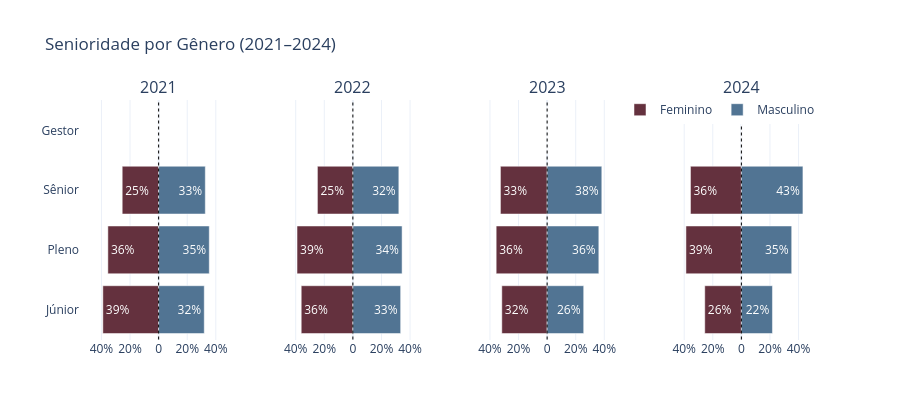

Source (notebook cell):
### Markdown cell above
### 2.2 — Senioridade por gênero

### Code cell
fig = subplots_piramide(
    df, 'nivel', NIVEL_SENIORIDADE_EDA,
    'Senioridade por Gênero (2021–2024)',
)
fig.show()

### Figure 1 — Plotly figure (JSON) as saved in the notebook; plotly's stock layout.template omitted (floating-point values rounded to 4 significant figures)
{"data": [{"legendgroup": "Feminino", "marker": {"color": "#64313E"}, "name": "Feminino", "orientation": "h", "showlegend": true, "text": ["39%", "36%", "25%", "0%"], "textposition": "auto", "type": "bar", "x": [-39.02, -35.5, -25.47, 0], "xaxis": "x", "y": ["Júnior", "Pleno", "Sênior", "Gestor"], "yaxis": "y"}, {"legendgroup": "Masculino", "marker": {"color": "#517493"}, "name": "Masculino", "orientation": "h", "showlegend": true, "text": ["32%", "35%", "33%", "0%"], "textposition": "auto", "type": "bar", "x": [31.91, 35.43, 32.66, 0], "xaxis": "x", "y": ["Júnior", "Pleno", "Sênior", "Gestor"], "yaxis": "y"}, {"legendgroup": "Feminino", "marker": {"color": "#64313E"}, "name": "Feminino", "orientation": "h", "showlegend": false, "text": ["36%", "39%", "25%", "0%"], "textposition": "auto", "type": "bar", "x": [-36.13, -39.07, -24.8, 0], "xaxis": "x2", "y": ["Júnior", "Pleno", "Sênior", "Gestor"], "yaxis": "y2"}, {"legendgroup": "Masculino", "marker": {"color": "#517493"}, "name": "Masculino", "orientation": "h", "showlegend": false, "text": ["33%", "34%", "32%", "0%"], "textposition": "auto", "type": "bar", "x": [33.42, 34.42, 32.15, 0], "xaxis": "x2", "y": ["Júnior", "Pleno", "Sênior", "Gestor"], "yaxis": "y2"}, {"legendgroup": "Feminino", "marker": {"color": "#64313E"}, "name": "Feminino", "orientation": "h", "showlegend": false, "text": ["32%", "36%", "33%", "0%"], "textposition": "auto", "type": "bar", "x": [-31.7, -35.64, -32.66, 0], "xaxis": "x3", "y": ["Júnior", "Pleno", "Sênior", "Gestor"], "yaxis": "y3"}, {"legendgroup": "Masculino", "marker": {"color": "#517493"}, "name": "Masculino", "orientation": "h", "showlegend": false, "text": ["26%", "36%", "38%", "0%"], "textposition": "auto", "type": "bar", "x": [25.59, 36.17, 38.24, 0], "xaxis": "x3", "y": ["Júnior", "Pleno", "Sênior", "Gestor"], "yaxis": "y3"}, {"legendgroup": "Feminino", "marker": {"color": "#64313E"}, "name": "Feminino", "orientation": "h", "showlegend": false, "text": ["26%", "39%", "36%", "0%"], "textposition": "auto", "type": "bar", "x": [-25.61, -38.79, -35.6, 0], "xaxis": "x4", "y": ["Júnior", "Pleno", "Sênior", "Gestor"], "yaxis": "y4"}, {"legendgroup": "Masculino", "marker": {"color": "#517493"}, "name": "Masculino", "orientation": "h", "showlegend": false, "text": ["22%", "35%", "43%", "0%"], "textposition": "auto", "type": "bar", "x": [21.74, 35.2, 43.06, 0], "xaxis": "x4", "y": ["Júnior", "Pleno", "Sênior", "Gestor"], "yaxis": "y4"}], "layout": {"annotations": [{"font": {"size": 16}, "showarrow": false, "text": "2021", "x": 0.1062, "xanchor": "center", "xref": "paper", "y": 1, "yanchor": "bottom", "yref": "paper"}, {"font": {"size": 16}, "showarrow": false, "text": "2022", "x": 0.3688, "xanchor": "center", "xref": "paper", "y": 1, "yanchor": "bottom", "yref": "paper"}, {"font": {"size": 16}, "showarrow": false, "text": "2023", "x": 0.6313, "xanchor": "center", "xref": "paper", "y": 1, "yanchor": "bottom", "yref": "paper"}, {"font": {"size": 16}, "showarrow": false, "text": "2024", "x": 0.8938, "xanchor": "center", "xref": "paper", "y": 1, "yanchor": "bottom", "yref": "paper"}], "barmode": "relative", "height": 420, "legend": {"orientation": "h", "x": 1, "xanchor": "right", "y": 1.02}, "shapes": [{"line": {"color": "black", "dash": "dot", "width": 1}, "type": "line", "x0": 0, "x1": 0, "xref": "x", "y0": -0.5, "y1": 3.5, "yref": "y"}, {"line": {"color": "black", "dash": "dot", "width": 1}, "type": "line", "x0": 0, "x1": 0, "xref": "x2", "y0": -0.5, "y1": 3.5, "yref": "y2"}, {"line": {"color": "black", "dash": "dot", "width": 1}, "type": "line", "x0": 0, "x1": 0, "xref": "x3", "y0": -0.5, "y1": 3.5, "yref": "y3"}, {"line": {"color": "black", "dash": "dot", "width": 1}, "type": "line", "x0": 0, "x1": 0, "xref": "x4", "y0": -0.5, "y1": 3.5, "yref": "y4"}], "title": {"text": "Senioridade por Gênero (2021–2024)"}, "xaxis": {"anchor": "y", "domain": [0, 0.2125], "range": [-55, 55], "ticktext": ["40%", "20%", "0", "20%", "40%"], "tickvals": [-40, -20, 0, 20, 40]}, "xaxis2": {"anchor": "y2", "domain": [0.2625, 0.475], "range": [-55, 55], "ticktext": ["40%", "20%", "0", "20%", "40%"], "tickvals": [-40, -20, 0, 20, 40]}, "xaxis3": {"anchor": "y3", "domain": [0.525, 0.7375], "range": [-55, 55], "ticktext": ["40%", "20%", "0", "20%", "40%"], "tickvals": [-40, -20, 0, 20, 40]}, "xaxis4": {"anchor": "y4", "domain": [0.7875, 1], "range": [-55, 55], "ticktext": ["40%", "20%", "0", "20%", "40%"], "tickvals": [-40, -20, 0, 20, 40]}, "yaxis": {"anchor": "x", "domain": [0, 1]}, "yaxis2": {"anchor": "x2", "domain": [0, 1], "matches": "y", "showticklabels": false}, "yaxis3": {"anchor": "x3", "domain": [0, 1], "matches": "y", "showticklabels": false}, "yaxis4": {"anchor": "x4", "domain": [0, 1], "matches": "y", "showticklabels": false}}}
